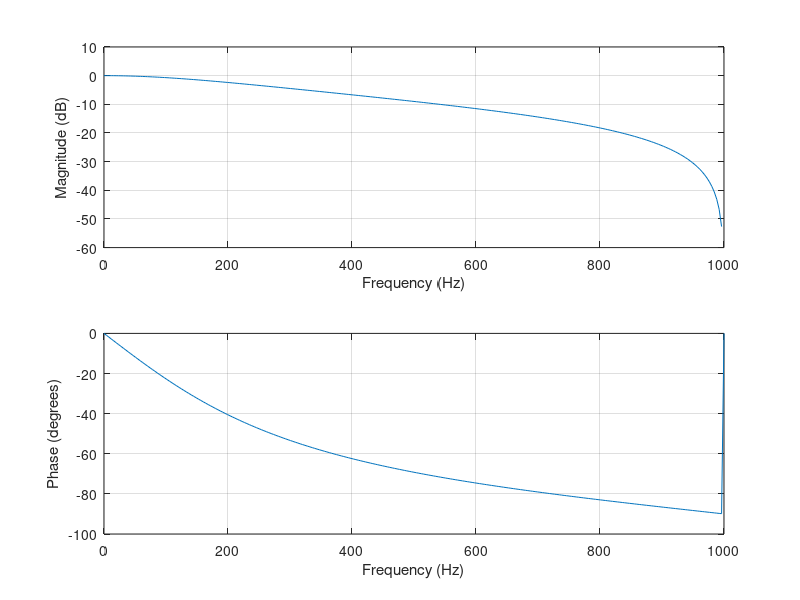
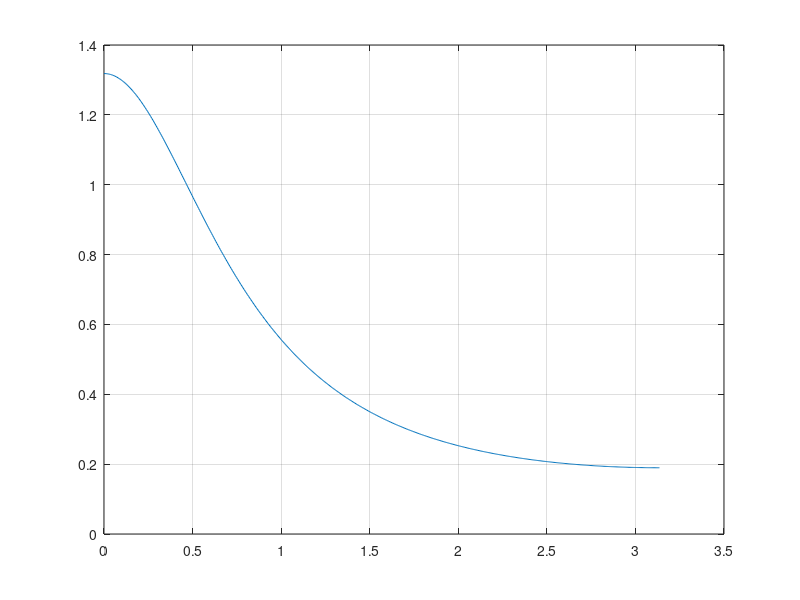

Source code (MATLAB) for these figures, in order: (Note: this script raises an error after producing the figures.)
%Butterworth filter (bilinear)
%in barname baraye mohase Butterworth filter ast.baraye ejra evaluate cell & advance ra
%bezanid.
clc;
clear all;
close all;
Wp=2*tan(0.15*pi)/20;
Ws=2*tan(0.2*pi)/20;
Rp=0.19;
Rs=0.2;
[N,Wn]=buttord(Wp,Ws,Rp,Rs);

[b,a]=butter(N,Wn)
H=tf(b,a,2000);
H
figure(1);
freqz(b,a,256,2000)
figure(2);
grpdelay(b,a)
figure(3);bode(b,a)

%% (invariant)
clc;
clear all;
close all;
Wp=0.3*pi/20;
Ws=0.4*pi/20;
Rp=0.19;
Rs=0.2;
[N,Wn]=buttord(Wp,Ws,Rp,Rs);

[b,a]=butter(N,Wn)
H=tf(b,a,2000);
H
figure(1);
freqz(b,a,256,2000)
figure(2);
grpdelay(b,a)
figure(3);bode(b,a)